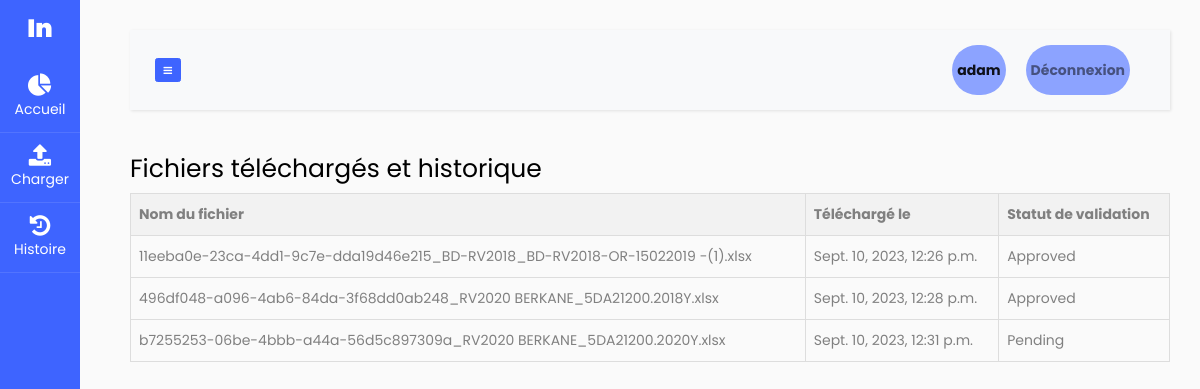
The page /uploaded-files/ (signed in) on the database its author committed.
### MainApp/models.py (models this page shows, shortened)
class UploadedFile(models.Model):
    class ValidationStatus(models.TextChoices):
        PENDING = 'Pending', 'Pending'
        APPROVED = 'Approved', 'Approved'
        REJECTED = 'Rejected', 'Rejected'
    user = models.ForeignKey(User, on_delete=models.CASCADE)
    filename = models.CharField(max_length=255)
    uploaded_at = GMTPlus1DateTimeField()
    validation_status = models.CharField(
        max_length=20,
        choices=ValidationStatus.choices,
        default=ValidationStatus.PENDING,
    )

### MainApp/views.py (the view)
# urls.py: path('uploaded-files/', views.view_uploaded_files, name='view_uploaded_files'),
@login_required
def view_uploaded_files(request):
    user = request.user  # Get the current user
    uploaded_files = UploadedFile.objects.filter(user=user)
    context = {
        'uploaded_files': uploaded_files,
    }
    return render(request, 'histoy_files.html', context)

### MainApp/context_processors.py (called while the page is built)
def username_context(request):
    return {'username': request.user.username if request.user.is_authenticated else None}

### Templates/histoy_files.html (shortened to what this page needs)
{% extends 'Dashboard.html' %}
{% block content %}
    <head>
    </head>
    <body>
        <h1>Fichiers téléchargés et historique</h1>
        <table>
            <tr>
                <th>Nom du fichier</th>
                <th>Téléchargé le</th>
                <th>Statut de validation</th>
            </tr>
            {% for file in uploaded_files %}
                <tr>
                    <td>{{ file.filename }}</td>
                    <td>{{ file.uploaded_at }}</td>
                    <td>{{ file.get_validation_status_display }}</td>
                </tr>
            {% empty %}
                <tr>
                    <td colspan="3">Aucun fichier téléchargé pour le moment.</td>
                </tr>
            {% endfor %}
        </table>
    </body>
{% endblock %}

### Templates/Dashboard.html (shortened to what this page needs)
{% load static %}
<!doctype html>
<html lang="en">
  <head>
    <link rel="stylesheet" href="https://maxcdn.bootstrapcdn.com/font-awesome/4.7.0/css/font-awesome.min.css">
    <link rel="stylesheet" href="https://maxcdn.bootstrapcdn.com/bootstrap/3.3.7/css/bootstrap.min.css">
    <link rel="stylesheet" href="https://maxcdn.bootstrapcdn.com/font-awesome/4.7.0/css/font-awesome.min.css">
    <link rel="stylesheet" href="https://cdnjs.cloudflare.com/ajax/libs/font-awesome/5.15.4/css/all.min.css">
		<link rel="stylesheet" href="https://stackpath.bootstrapcdn.com/font-awesome/4.7.0/css/font-awesome.min.css">
		<link rel="stylesheet" href="{% static 'css/style.css' %}">
  </head>
  <body>
		<div class="wrapper d-flex align-items-stretch">
			<nav id="sidebar" class="active">
				<h1><a href="{% url 'data_visualization' %}" class="logo">In</a></h1>
        <ul class="list-unstyled components mb-5">
          <li class="active">
            <a href="{% url 'data_visualization' %}"><span class="fa  fa-pie-chart"></span> Accueil</a>
          </li>
          <li>
            <a href="{% url 'Upload' %}"><span class="fa fa-upload"></span> Charger</a>
          </li>
          <li>
            <a href="{% url 'view_uploaded_files' %}"><span class="fa  fa-history"></span> Histoire </a>
          </li>
        </ul>
    	</nav>
      <div id="content" class="p-4 p-md-5">
        <nav class="navbar navbar-expand-lg navbar-light bg-light">
          <div class="container-fluid">
            <button type="button" id="sidebarCollapse" class="btn btn-primary">
              <i class="fa fa-bars"></i>
            </button>
            <div class="collapse navbar-collapse" id="navbarSupportedContent">
              <ul class="nav navbar-nav ml-auto">
              {% if perms.MainApp.can_access_employee_management %}
                <li class="nav-item active">
                    <a class="nav-link" href="{% url 'workers_edit' user.id %}">{{ user.username }}</a>
                </li>
              {% else %}
                <li class="nav-item active">
                    <a class="nav-link" href="{% url 'data_visualization' %}">{{ user.username }}</a>
                </li>
              {% endif %}
                <li class="nav-item">
                    <a class="nav-link" href="{% url 'logout' %}">Déconnexion</a>
                </li>
              </ul>
            </div>
          </div>
        </nav>
        {% block content %}
        {% endblock %}
		</div>
  </body>
</html>

### Templates/Dashboard.html (style rules this page uses)
.navbar-nav { display: flex; list-style: none; margin: 0; padding: 0; }
.nav-item { margin-left: 20px; }
.nav-link { display: inline-block; padding: 10px 20px; text-decoration: none; color: #fff; background-color: #8ca3ff; border: none; border-radius: 25px; font-weight: bold; transition: background-color 0.3s ease; }
#sidebar { position: fixed; top: 0; left: 0; height: 100%; overflow-y: auto; width: 250px; transition: width 0.3s ease }
#content { margin-left: 100px; transition: margin-left 0.1s ease; }

### Templates/histoy_files.html (style rules this page uses)
table { border-collapse: collapse; width: 100%; }
th, td { border: 1px solid #ddd; padding: 8px; text-align: left; }
th { background-color: #f2f2f2; }

### rows shown on the page
UploadedFile: filename "11eeba0e-23ca-4dd1-9c7e-dda19d46e215_BD-RV2018_BD-RV2018-OR-15022019 -(1).xlsx", uploaded_at "Sept. 10, 2023, 12:26 p.m.", validation_status "Approved"
UploadedFile: filename "496df048-a096-4ab6-84da-3f68dd0ab248_RV2020 BERKANE_5DA21200.2018Y.xlsx", uploaded_at "Sept. 10, 2023, 12:28 p.m.", validation_status "Approved"
UploadedFile: filename "b7255253-06be-4bbb-a44a-56d5c897309a_RV2020 BERKANE_5DA21200.2020Y.xlsx", uploaded_at "Sept. 10, 2023, 12:31 p.m.", validation_status "Pending"

### other values the page prints
{{ user.username }} "adam"
